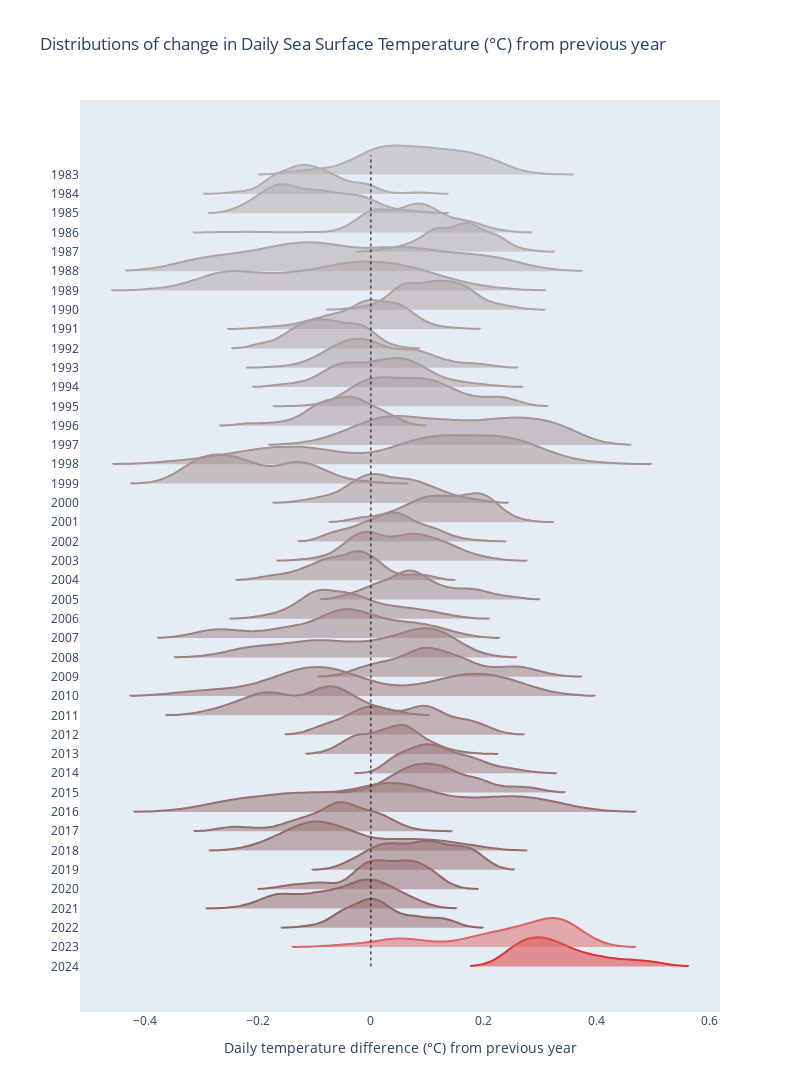

The code cell stored with this chart in its notebook:
### Code cell
import plotly.graph_objects as go
from plotly.colors import n_colors
import numpy as np
np.random.seed(1)

# Generate grey color for the first traces
#grey_colors = n_colors('rgb(245, 200, 200)','rgb(220, 220, 220)', n_years_back, colortype='rgb')
grey_colors = n_colors('rgb(145, 100, 100)', 'rgb(180, 180, 180)', n_years_back, colortype='rgb')
red_colors = n_colors('rgb(220, 100, 100)', 'rgb(220, 50, 50)', 2, colortype='rgb')
colors = grey_colors[::-1] + red_colors
colors = colors[::-1]

# We reverse the order of the rows in df_diff_rolling to have the most recent year at the top
df_diff_rolling_plot = df_diff_rolling.iloc[::-1]

fig_dist = go.Figure()
for data_line, color in zip(df_diff_rolling_plot.values, colors):
    fig_dist.add_trace(go.Violin(x=data_line, line_color=color))

fig_dist.update_traces(orientation='h', side='positive', width=3, points=False)
fig_dist.update_layout(xaxis_showgrid=False, xaxis_zeroline=False)

fig_dist.update_layout(yaxis=dict(tickmode='array', tickvals=np.arange(n_years_back), ticktext=df_diff_rolling_plot.index))
fig_dist.add_shape(type="line", x0=0, y0=0, x1=0, y1=n_years_back, line=dict(color="black", width=1, dash="dot"))
fig_dist.update_xaxes(title_text="Daily temperature difference (°C) from previous year")
fig_dist.update_layout(showlegend=False)
fig_dist.update_layout(title="Distributions of change in Daily Sea Surface Temperature (°C) from previous year")
fig_dist.update_layout(height=1200, width=800)
fig_dist.show()

### Figure 1 — Plotly figure (JSON) as saved in the notebook; plotly's stock layout.template omitted (floating-point values rounded to 4 significant figures; data arrays with more than 128 entries replaced by an {"elided": "..."} marker saying what was removed)
{"data": [{"line": {"color": "rgb(220.0, 50.0, 50.0)"}, "orientation": "h", "points": false, "side": "positive", "type": "violin", "width": 3, "x": {"elided": "366 float values"}}, {"line": {"color": "rgb(220.0, 100.0, 100.0)"}, "orientation": "h", "points": false, "side": "positive", "type": "violin", "width": 3, "x": {"elided": "366 float values"}}, {"line": {"color": "rgb(145.0, 100.0, 100.0)"}, "orientation": "h", "points": false, "side": "positive", "type": "violin", "width": 3, "x": {"elided": "366 float values"}}, {"line": {"color": "rgb(145.85365853658536, 101.95121951219512, 101.95121951219512)"}, "orientation": "h", "points": false, "side": "positive", "type": "violin", "width": 3, "x": {"elided": "366 float values"}}, {"line": {"color": "rgb(146.70731707317074, 103.90243902439025, 103.90243902439025)"}, "orientation": "h", "points": false, "side": "positive", "type": "violin", "width": 3, "x": {"elided": "366 float values"}}, {"line": {"color": "rgb(147.5609756097561, 105.85365853658537, 105.85365853658537)"}, "orientation": "h", "points": false, "side": "positive", "type": "violin", "width": 3, "x": {"elided": "366 float values"}}, {"line": {"color": "rgb(148.41463414634146, 107.8048780487805, 107.8048780487805)"}, "orientation": "h", "points": false, "side": "positive", "type": "violin", "width": 3, "x": {"elided": "366 float values"}}, {"line": {"color": "rgb(149.26829268292684, 109.7560975609756, 109.7560975609756)"}, "orientation": "h", "points": false, "side": "positive", "type": "violin", "width": 3, "x": {"elided": "366 float values"}}, {"line": {"color": "rgb(150.1219512195122, 111.70731707317073, 111.70731707317073)"}, "orientation": "h", "points": false, "side": "positive", "type": "violin", "width": 3, "x": {"elided": "366 float values"}}, {"line": {"color": "rgb(150.97560975609755, 113.65853658536585, 113.65853658536585)"}, "orientation": "h", "points": false, "side": "positive", "type": "violin", "width": 3, "x": {"elided": "366 float values"}}, {"line": {"color": "rgb(151.82926829268294, 115.60975609756098, 115.60975609756098)"}, "orientation": "h", "points": false, "side": "positive", "type": "violin", "width": 3, "x": {"elided": "366 float values"}}, {"line": {"color": "rgb(152.6829268292683, 117.5609756097561, 117.5609756097561)"}, "orientation": "h", "points": false, "side": "positive", "type": "violin", "width": 3, "x": {"elided": "366 float values"}}, {"line": {"color": "rgb(153.53658536585365, 119.51219512195122, 119.51219512195122)"}, "orientation": "h", "points": false, "side": "positive", "type": "violin", "width": 3, "x": {"elided": "366 float values"}}, {"line": {"color": "rgb(154.390243902439, 121.46341463414635, 121.46341463414635)"}, "orientation": "h", "points": false, "side": "positive", "type": "violin", "width": 3, "x": {"elided": "366 float values"}}, {"line": {"color": "rgb(155.2439024390244, 123.41463414634146, 123.41463414634146)"}, "orientation": "h", "points": false, "side": "positive", "type": "violin", "width": 3, "x": {"elided": "366 float values"}}, {"line": {"color": "rgb(156.09756097560975, 125.3658536585366, 125.3658536585366)"}, "orientation": "h", "points": false, "side": "positive", "type": "violin", "width": 3, "x": {"elided": "366 float values"}}, {"line": {"color": "rgb(156.9512195121951, 127.3170731707317, 127.3170731707317)"}, "orientation": "h", "points": false, "side": "positive", "type": "violin", "width": 3, "x": {"elided": "366 float values"}}, {"line": {"color": "rgb(157.8048780487805, 129.2682926829268, 129.2682926829268)"}, "orientation": "h", "points": false, "side": "positive", "type": "violin", "width": 3, "x": {"elided": "366 float values"}}, {"line": {"color": "rgb(158.65853658536585, 131.21951219512195, 131.21951219512195)"}, "orientation": "h", "points": false, "side": "positive", "type": "violin", "width": 3, "x": {"elided": "366 float values"}}, {"line": {"color": "rgb(159.5121951219512, 133.1707317073171, 133.1707317073171)"}, "orientation": "h", "points": false, "side": "positive", "type": "violin", "width": 3, "x": {"elided": "366 float values"}}, {"line": {"color": "rgb(160.3658536585366, 135.1219512195122, 135.1219512195122)"}, "orientation": "h", "points": false, "side": "positive", "type": "violin", "width": 3, "x": {"elided": "366 float values"}}, {"line": {"color": "rgb(161.21951219512195, 137.0731707317073, 137.0731707317073)"}, "orientation": "h", "points": false, "side": "positive", "type": "violin", "width": 3, "x": {"elided": "366 float values"}}, {"line": {"color": "rgb(162.0731707317073, 139.02439024390245, 139.02439024390245)"}, "orientation": "h", "points": false, "side": "positive", "type": "violin", "width": 3, "x": {"elided": "366 float values"}}, {"line": {"color": "rgb(162.9268292682927, 140.97560975609755, 140.97560975609755)"}, "orientation": "h", "points": false, "side": "positive", "type": "violin", "width": 3, "x": {"elided": "366 float values"}}, {"line": {"color": "rgb(163.78048780487805, 142.9268292682927, 142.9268292682927)"}, "orientation": "h", "points": false, "side": "positive", "type": "violin", "width": 3, "x": {"elided": "366 float values"}}, {"line": {"color": "rgb(164.6341463414634, 144.8780487804878, 144.8780487804878)"}, "orientation": "h", "points": false, "side": "positive", "type": "violin", "width": 3, "x": {"elided": "366 float values"}}, {"line": {"color": "rgb(165.4878048780488, 146.8292682926829, 146.8292682926829)"}, "orientation": "h", "points": false, "side": "positive", "type": "violin", "width": 3, "x": {"elided": "366 float values"}}, {"line": {"color": "rgb(166.34146341463415, 148.78048780487805, 148.78048780487805)"}, "orientation": "h", "points": false, "side": "positive", "type": "violin", "width": 3, "x": {"elided": "366 float values"}}, {"line": {"color": "rgb(167.1951219512195, 150.7317073170732, 150.7317073170732)"}, "orientation": "h", "points": false, "side": "positive", "type": "violin", "width": 3, "x": {"elided": "366 float values"}}, {"line": {"color": "rgb(168.0487804878049, 152.6829268292683, 152.6829268292683)"}, "orientation": "h", "points": false, "side": "positive", "type": "violin", "width": 3, "x": {"elided": "366 float values"}}, {"line": {"color": "rgb(168.90243902439025, 154.6341463414634, 154.6341463414634)"}, "orientation": "h", "points": false, "side": "positive", "type": "violin", "width": 3, "x": {"elided": "366 float values"}}, {"line": {"color": "rgb(169.7560975609756, 156.58536585365854, 156.58536585365854)"}, "orientation": "h", "points": false, "side": "positive", "type": "violin", "width": 3, "x": {"elided": "366 float values"}}, {"line": {"color": "rgb(170.609756097561, 158.53658536585365, 158.53658536585365)"}, "orientation": "h", "points": false, "side": "positive", "type": "violin", "width": 3, "x": {"elided": "366 float values"}}, {"line": {"color": "rgb(171.46341463414635, 160.4878048780488, 160.4878048780488)"}, "orientation": "h", "points": false, "side": "positive", "type": "violin", "width": 3, "x": {"elided": "366 float values"}}, {"line": {"color": "rgb(172.3170731707317, 162.4390243902439, 162.4390243902439)"}, "orientation": "h", "points": false, "side": "positive", "type": "violin", "width": 3, "x": {"elided": "366 float values"}}, {"line": {"color": "rgb(173.1707317073171, 164.390243902439, 164.390243902439)"}, "orientation": "h", "points": false, "side": "positive", "type": "violin", "width": 3, "x": {"elided": "366 float values"}}, {"line": {"color": "rgb(174.02439024390245, 166.34146341463415, 166.34146341463415)"}, "orientation": "h", "points": false, "side": "positive", "type": "violin", "width": 3, "x": {"elided": "366 float values"}}, {"line": {"color": "rgb(174.8780487804878, 168.2926829268293, 168.2926829268293)"}, "orientation": "h", "points": false, "side": "positive", "type": "violin", "width": 3, "x": {"elided": "366 float values"}}, {"line": {"color": "rgb(175.73170731707316, 170.2439024390244, 170.2439024390244)"}, "orientation": "h", "points": false, "side": "positive", "type": "violin", "width": 3, "x": {"elided": "366 float values"}}, {"line": {"color": "rgb(176.58536585365854, 172.1951219512195, 172.1951219512195)"}, "orientation": "h", "points": false, "side": "positive", "type": "violin", "width": 3, "x": {"elided": "366 float values"}}, {"line": {"color": "rgb(177.4390243902439, 174.14634146341461, 174.14634146341461)"}, "orientation": "h", "points": false, "side": "positive", "type": "violin", "width": 3, "x": {"elided": "366 float values"}}, {"line": {"color": "rgb(178.29268292682926, 176.09756097560975, 176.09756097560975)"}, "orientation": "h", "points": false, "side": "positive", "type": "violin", "width": 3, "x": {"elided": "366 float values"}}], "layout": {"height": 1200, "shapes": [{"line": {"color": "black", "dash": "dot", "width": 1}, "type": "line", "x0": 0, "x1": 0, "y0": 0, "y1": 42}], "showlegend": false, "title": {"text": "Distributions of change in Daily Sea Surface Temperature (°C) from previous year"}, "width": 800, "xaxis": {"showgrid": false, "title": {"text": "Daily temperature difference (°C) from previous year"}, "zeroline": false}, "yaxis": {"tickmode": "array", "ticktext": ["2024", "2023", "2022", "2021", "2020", "2019", "2018", "2017", "2016", "2015", "2014", "2013", "2012", "2011", "2010", "2009", "2008", "2007", "2006", "2005", "2004", "2003", "2002", "2001", "2000", "1999", "1998", "1997", "1996", "1995", "1994", "1993", "1992", "1991", "1990", "1989", "1988", "1987", "1986", "1985", "1984", "1983"], "tickvals": [0, 1, 2, 3, 4, 5, 6, 7, 8, 9, 10, 11, 12, 13, 14, 15, 16, 17, 18, 19, 20, 21, 22, 23, 24, 25, 26, 27, 28, 29, 30, 31, 32, 33, 34, 35, 36, 37, 38, 39, 40, 41]}}}
